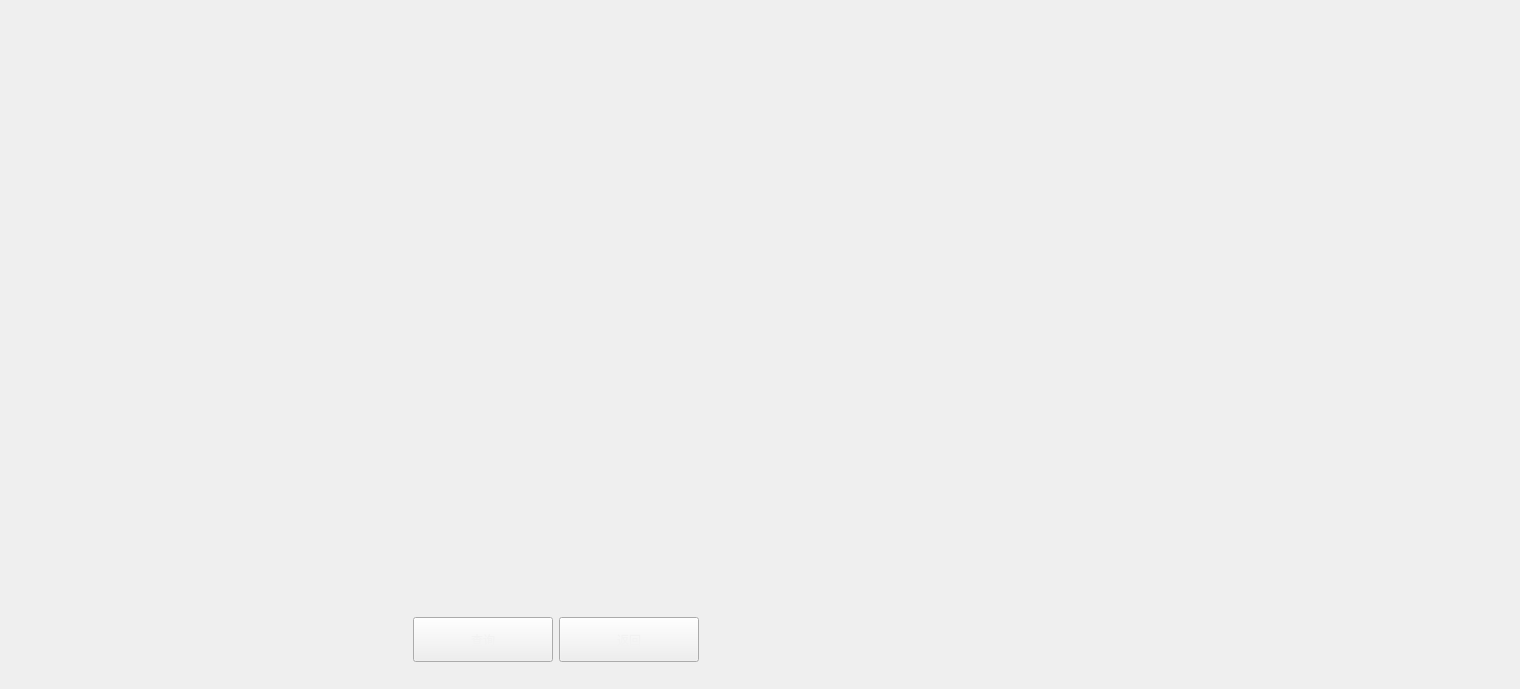
            <widget class="QWidget" name="page_3">
             <widget class="QWidget" name="horizontalLayoutWidget_7">
              <property name="geometry">
               <rect>
                <x>40</x>
                <y>600</y>
                <width>1031</width>
                <height>80</height>
               </rect>
              </property>
              <layout class="QHBoxLayout" name="horizontalLayout_9">
               <item>
                <spacer name="horizontalSpacer_4">
                 <property name="orientation">
                  <enum>Qt::Horizontal</enum>
                 </property>
                 <property name="sizeHint" stdset="0">
                  <size>
                   <width>40</width>
                   <height>20</height>
                  </size>
                 </property>
                </spacer>
               </item>
               <item>
                <widget class="QPushButton" name="btn_CaliThreadQuery">
                 <property name="minimumSize">
                  <size>
                   <width>140</width>
                   <height>45</height>
                  </size>
                 </property>
                 <property name="maximumSize">
                  <size>
                   <width>140</width>
                   <height>45</height>
                  </size>
                 </property>
                 <property name="styleSheet">
                  <string notr="true">QPushButton{
font: 700 13pt &quot;Microsoft YaHei UI&quot;;
color: #F2F2F2;
border-image: url(:/resources/img/common/btnNomal.png);
padding: -1;}
QPushButton:pressed{
font: 700 13pt &quot;Microsoft YaHei UI&quot;;
color: #F2F2F2;
border-image: url(:/resources/img/common/btnClicked.png);
padding: -1;}
</string>
                 </property>
                 <property name="text">
                  <string>查询</string>
                 </property>
                </widget>
               </item>
               <item>
                <widget class="QPushButton" name="btn_CaliThreadBack">
                 <property name="minimumSize">
                  <size>
                   <width>140</width>
                   <height>45</height>
                  </size>
                 </property>
                 <property name="maximumSize">
                  <size>
                   <width>140</width>
                   <height>45</height>
                  </size>
                 </property>
                 <property name="styleSheet">
                  <string notr="true">QPushButton{
font: 700 13pt &quot;Microsoft YaHei UI&quot;;
color: #F2F2F2;
border-image: url(:/resources/img/common/btnNomal.png);
padding: -1;}
QPushButton:pressed{
font: 700 13pt &quot;Microsoft YaHei UI&quot;;
color: #F2F2F2;
border-image: url(:/resources/img/common/btnClicked.png);
padding: -1;}
</string>
                 </property>
                 <property name="text">
                  <string>返回</string>
                 </property>
                </widget>
               </item>
               <item>
                <spacer name="horizontalSpacer_6">
                 <property name="orientation">
                  <enum>Qt::Horizontal</enum>
                 </property>
                 <property name="sizeHint" stdset="0">
                  <size>
                   <width>40</width>
                   <height>20</height>
                  </size>
                 </property>
                </spacer>
               </item>
              </layout>
             </widget>
             <widget class="CaliResTrend" name="widget" native="true">
              <property name="geometry">
               <rect>
                <x>10</x>
                <y>10</y>
                <width>1501</width>
                <height>581</height>
               </rect>
              </property>
             </widget>
            </widget>
